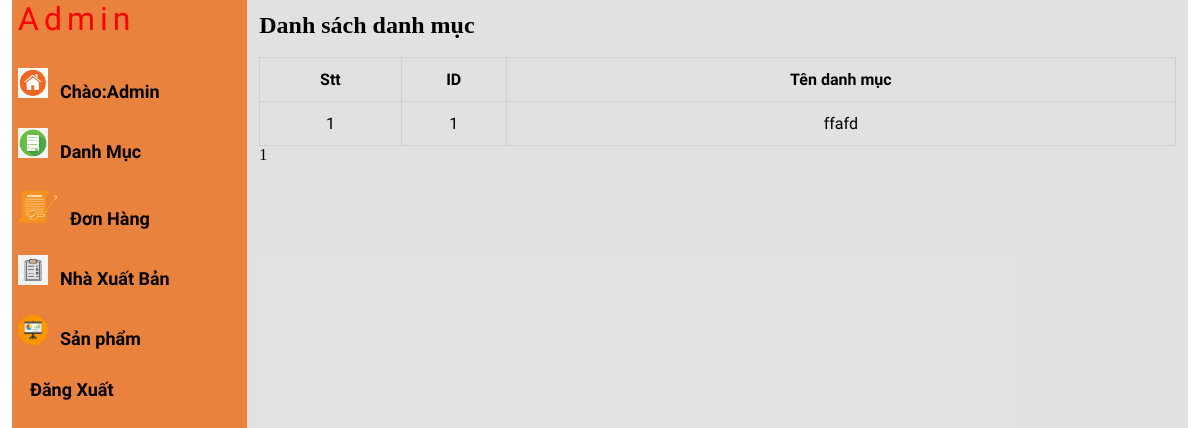
/admin/cartegory_list.php, run on an earlier commit of the app's database.
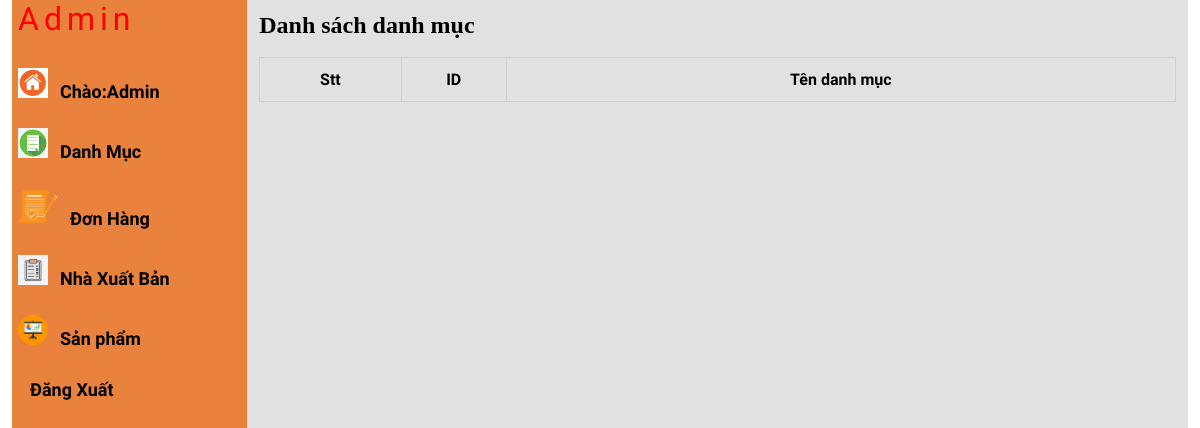
And on a later commit of the database.
### tables this page shows
CREATE TABLE `danh_muc` (
  `ma` int(12) NOT NULL,
  `ten` varchar(100) NOT NULL
);

### admin/cartegory_list.php (the view, shortened to what this page needs)
<?php
require_once "header.php";
require_once "leftside.php";
$ket_noi = mysqli_connect('localhost','root','','doan1');
mysqli_set_charset($ket_noi,'utf8');
$trang = 1;
$sql_so_danh_muc =  "select count(*) from danh_muc";
$mang_so_danh_muc = mysqli_query($ket_noi,$sql_so_danh_muc);
$ket_qua_so_danh_muc = mysqli_fetch_array($mang_so_danh_muc);
$so_danh_muc = $ket_qua_so_danh_muc['count(*)'];
$so_danh_muc_1 = 2 ;
$so_trang =  ceil($so_danh_muc/$so_danh_muc_1);
$bo_qua = $so_danh_muc_1*($trang - 1);
$sql = "select * from danh_muc limit $so_danh_muc_1 offset $bo_qua";
$ket_qua = mysqli_query($ket_noi, $sql);
?>
<div class="admin-content-right">
    <div class="table-content">
        <h1>Danh sách danh mục</h1><br>
        <table>
            <tr>
                <th>Stt</th>
                <th>ID</th>
                <th>Tên danh mục</th>
            </tr>
            <?php $i=0;
            foreach($ket_qua as $tung_san_pham) {
                $i = $i+1;?>
                <tr>
                    <td><?php echo $i ?></td>
                    <td><?php echo $tung_san_pham['ma'] ?></td>
                    <td><?php echo $tung_san_pham['ten'] ?></td>
                </tr>
            <?php }
        ?>
  </table>
    <?php  for($i=1; $i<=$so_trang ; $i++) {
          ?>
          <a href="?trang=<?php echo $i ?>" style = "color: black; " >
              <?php echo $i ?>
          </a>
      <?php } ?>
</div>
</div>
</section>
</body>
</html>

What changed in the data, as far as the page shows it:
removed danh_muc: ma "1", ten "ffafd"
Also different on the page:
list line gone: "1"
